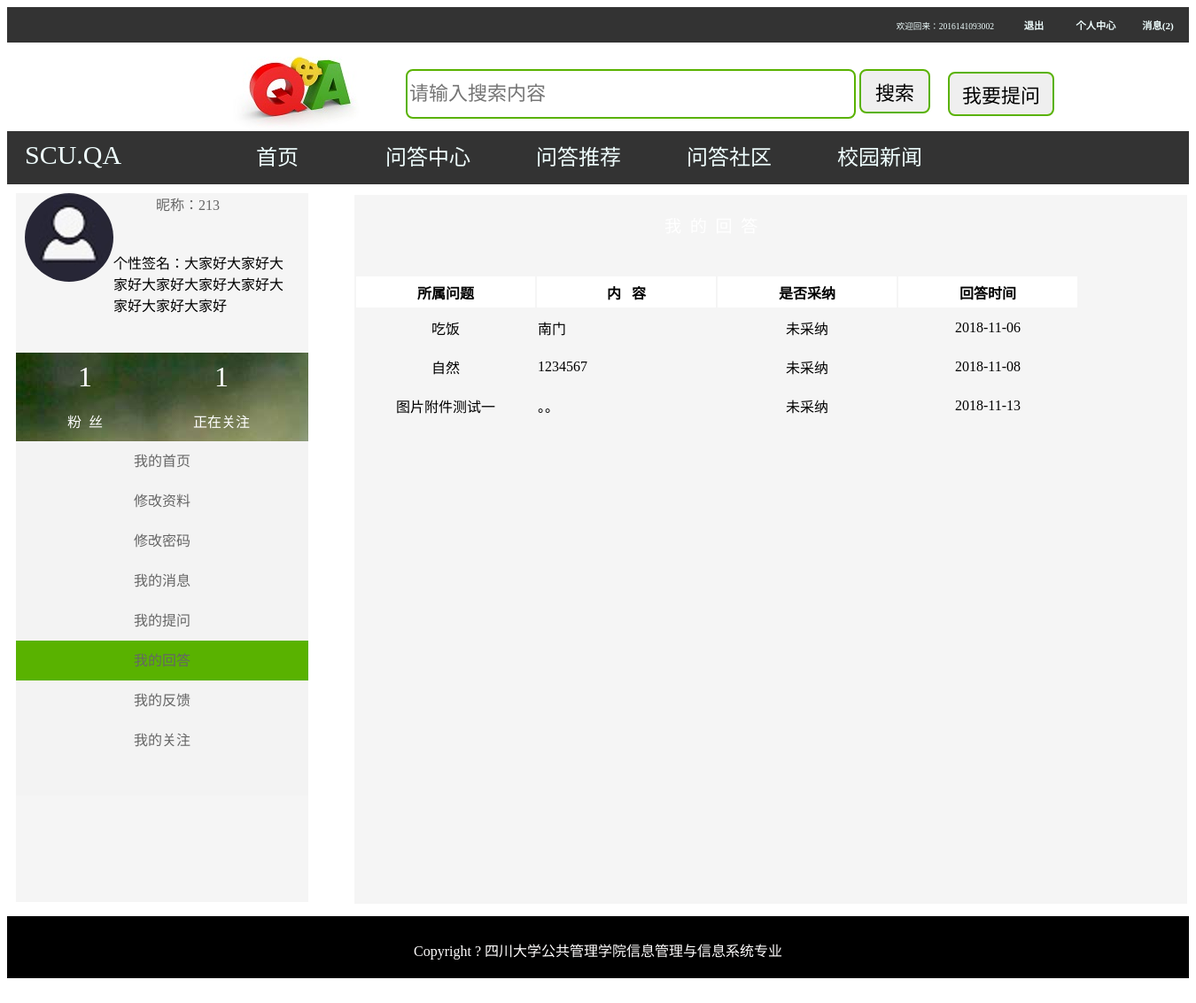
The app's page /my_answer/ (signed in) with its own data.
### QA/models.py (models this page shows)
class User(models.Model):
    gender = (
        ('male', "男"),
        ('female', "女"),
    )
    username = models.CharField(max_length=128, unique=True, primary_key=True)
    password = models.CharField(max_length=256)
    sex = models.CharField(max_length=32, choices=gender, default="男")
    c_time = models.DateTimeField(auto_now=True)
    nickname = models.CharField(max_length=50, blank=True)
    profession = models.CharField(max_length=50, blank=True)
    email = models.EmailField()
    per_signature = models.CharField(max_length=1024,blank=True)
    per_introduction = models.TextField(blank=True)
    uid_qid = models.ManyToManyField(to='Question', through='Question_Favorite', through_fields=('fauthor','question'))
    headshot_img = models.ImageField(upload_to='headshot_img', default='headshot_img/headshot.jpg')

class Answer(models.Model):
    adopt_choices = (
        (0, 'no'),
        (1, 'yes'),
    )
    aauthor = models.ForeignKey(User,on_delete=models.CASCADE)
    qid = models.ForeignKey(Question, on_delete=models.CASCADE)
    acontent = models.TextField(max_length=500)
    a_time = models.DateTimeField(auto_now_add=True)
    adopt=models.SmallIntegerField(default=0,choices=adopt_choices)
    Ans_deal_choices = (
        ('0', '未处理'),
        ('1', '已处理')
    )
    Ans_deal_status = models.IntegerField(default=0, choices=Ans_deal_choices)

class Question(models.Model):
    qauthor = models.ForeignKey(User, on_delete=models.CASCADE)
    ftype = models.ForeignKey(First_type,on_delete=models.CASCADE)
    stype = models.ForeignKey(Second_type,on_delete=models.CASCADE)
    qtitle = models.CharField(max_length=100)
    qcontent = models.TextField(max_length=500)
    q_time = models.DateTimeField(auto_now_add=True)
    q_img = models.ImageField(blank=True, null=True,upload_to='question_img')
    q_file = models.FileField(blank=True, null=True, upload_to='question_file')

### QA/views.py (the view)
    def _get_follow_num(request):
         username = request.session["username"]
         userfollower = models.User_Favorite.objects.filter(follower_id=username)
         userfollower_num = userfollower.count()
         userfollowing = models.User_Favorite.objects.filter(user_id=username)
         userfollowing_num = userfollowing.count()
         return func(request, userfollowing_num, userfollower_num)

### QA/templatetags/filter.py (called while the page is built)
def message_num(username):
    message_num = 0
    if username:
        user = models.User.objects.get(username=username)
        community_apply = models.Community_Apply.objects.filter(community__c_author=user, agree=2)
        message_num = community_apply.count()
    return message_num

### QA/views.py (called while the page is built)
def get_follow_num(func):
    def _get_follow_num(request):
         username = request.session["username"]
         userfollower = models.User_Favorite.objects.filter(follower_id=username)
         userfollower_num = userfollower.count()
         userfollowing = models.User_Favorite.objects.filter(user_id=username)
         userfollowing_num = userfollowing.count()
         return func(request, userfollowing_num, userfollower_num)
    return _get_follow_num

@get_follow_num
def my_answer(request,userfollowing_num,userfollower_num):
    username = request.session["username"]
    user = models.User.objects.get(username=username)
    answer_list = models.Answer.objects.filter(aauthor_id=username)
    return render(request, 'my_answer.html', locals())

### QA/templates/my_answer.html (shortened to what this page needs)
{% extends 'usercenter.html' %}
{% load staticfiles %}
{% block css %}
     <link rel="stylesheet" type="text/css" href="{% static 'css/base.css' %}" >
     <link rel="stylesheet" type="text/css" href="{% static 'css/usercenter.css' %}">
{% endblock %}
{% block content %}
    <div class="user-right">
        <div class="right_top">
            <div class="right_title">我&nbsp;&nbsp;的&nbsp;&nbsp;回&nbsp;&nbsp;答</div>
        </div>
        <table>
            <tr class="tr21">
                <th class="th21">所属问题</th>
                <th class="th21">内&nbsp;&nbsp;&nbsp;容</th>
                <th class="th21" >是否采纳 </th>
                <th class="th21">回答时间 </th>
            </tr>
                {% for answer in answer_list %}
                    <tr>
                         <td class="td21"><a style="text-decoration: none;color: black" href="/detail-{{ answer.qid.id }}/">{{ answer.qid.qtitle }}</a></td>
                         <td class="td22">{{answer.acontent}}</td>
                         {% if answer.adopt == 0%}
                         <td class="td21">未采纳</td>
                         {% else %}
                         <td class="td21">已采纳</td>
                         {% endif %}
                         <td class="td21">{{answer.a_time|date:"Y-m-d"}}</td>
                    </tr>
                {% endfor %}
        </table>
    </div>
{% endblock %}

### QA/templates/usercenter.html (shortened to what this page needs)
{% extends 'base.html' %}
{% load staticfiles %}
{% block left %}
    <div class="user-left">
      <div class="left-top1">
            <div class="top1">
                <div class="top1-1">
                    <a href="/userinfo_reset/"><img src="{{ user.headshot_img.url }}" style="border-radius: 50%"></a>
                </div>
                <div class="top1-2">
                    <a href="/usercenter_index/">昵称：{{ user.nickname }}</a></div>
                <div class="top1-3">
                    <p>{% if user.per_signature %}个性签名：{{ user.per_signature }}{% else %}<a href="/userinfo_reset/">你还没有个性签名，点这添加！</a>{% endif %}</p>
                </div>
            </div>
            <div class="top2" >
                    <table class="table">
                        <tr class="tr">
                            <td class="td1"><a style="color: #fff;text-decoration: none" href="/my_followers/">{{ userfollower_num}}</a></td>
                            <td class="td1"><a style="color: #fff;text-decoration: none"href="/my_followings/">{{ userfollowing_num }}</a></td>
                        </tr>
                        <tr class="tr">
                            <td class="td2">粉&nbsp;&nbsp;丝</td>
                            <td class="td2">正在关注</td>
                        </tr>
                    </table>
            </div>
      </div>
      <div class="left-top2">
                 <li>{%if request.path == '/usercenter_index/'%} <a class="active" href="/usercenter_index/">我的首页</a>{% else %}<a href="/usercenter_index/">我的首页</a>{% endif %}</li>
                 <li>{%if request.path == '/userinfo_reset/'%}<a class="active" href="/userinfo_reset/">修改资料</a>{% else %}<a href="/userinfo_reset/">修改资料</a>{% endif %}</li>
                 <li>{%if request.path == '/password_modify/'%}<a class="active" href="/password_modify/">修改密码</a>{% else %}<a href="/password_modify/">修改密码</a>{% endif %}</li>
                 <li>{%if request.path == '/user_message/'%} <a class="active" href="/user_message/">我的消息</a>{% else %}<a href="/user_message/">我的消息</a>{% endif %}</li>
                 <li>{%if request.path == '/my_question/'%} <a class="active" href="/my_question/">我的提问</a>{% else %}<a href="/my_question/">我的提问</a>{% endif %}</li>
                 <li>{%if request.path == '/my_answer/'%} <a class="active" href="/my_answer/">我的回答</a>{% else %}<a href="/my_answer/">我的回答</a>{% endif %}</li>
                 <li>{%if request.path == '/user_feedback/'%} <a class="active" href="/user_feedback/">我的反馈</a>{% else %}<a href="/user_feedback/">我的反馈</a>{% endif %}</li>
                 <li>{%if request.path == '/my_followers/'%} <a class="active" href="/my_followers/">我的关注</a>{% else %}<a href="/my_followers/">我的关注</a>{% endif %}</li>
      </div>
    </div>
{% endblock left%}

### QA/templates/base.html (shortened to what this page needs)
{% load staticfiles %}
{% load filter %}
<!DOCTYPE html>
<html lang="en">
<head>
    {% block css %}{% endblock %}
</head>
<body>
{% block header_con %}
   <div class="header">
       <div class="header_nav">
                 {% if request.session.is_login  %}
                     <li class="header_nav_list"><h3><a href="/user_message/">消息({{ request.session.username|message_num}})</a></h3></li>
                    <li class="header_nav_list"><h3><a href="/usercenter_index/">个人中心</a></h3></li>
                     <li class="header_nav_list"><h3><a href="/logout/">退出</a></h3></li>
                     <li class="header_nav_list_welcome">欢迎回来：{{request.session.username }}</li>
                 {% else %}
			         <li class="header_nav_list"><h3><a href="/register/">注册</a></h3></li>
                     <li class="header_nav_list"><h3><a href="/login/">登录</a></h3></li>
                 {% endif %}
       </div>
   </div>
<div class="sou-suo">
        <div class="sou-suo-icon">
            <img src="/static/img/logo.jpg/">
        </div>
        <div class="sou-suo-search">
            <form action="/search/" method="get">
                <input type="text" name="q" placeholder="请输入搜索内容" value="" required>
                <button type="submit" >搜索</button>
            </form>
        </div>
        <div class="sou-suo-question">
            <a href="/question/"><button>我要提问</button></a>
        </div>
</div>
<header class="dao-hang">
    <div class="dao-hang2">
        <div class="logo">SCU.QA</div>
        <li class="dao-hang-lie-biao"><a {%if request.path == '/index/'%} class="active"{% endif %}href="/index/">首页</a></li>
        <li class="dao-hang-lie-biao"><a {%if request.path|slice:"5" == '/type'%} class="active"{% endif %}href="/type_all/">问答中心</a></li>
        <li class="dao-hang-lie-biao"><a {%if request.path|slice:"10" == '/recommend'%} class="active"{% endif %}href="/recommend_hot_question/">问答推荐</a></li>
        <li class="dao-hang-lie-biao"><a {%if request.path|slice:"10" == '/community'%} class="active"{% endif %}href="/community_list/">问答社区</a></li>
        <li class="dao-hang-lie-biao"><a {%if request.path == '/xg_news/'%} class="active"{% endif %}href="/xg_news/">校园新闻</a></li>
    </div>
</header>
{% endblock header_con %}
 {% block left %}{% endblock left %}
{% block content %}{% endblock content %}
{% block bottom %}
   <footer class="wei-bu">
    <div class="ban-quan">
        <p>Copyright ? 四川大学公共管理学院信息管理与信息系统专业</p>
    </div>
   </footer>
{% endblock bottom %}
</body>
</html>

### static/css/base.css (style rules this page uses)
.active { background-color: #59B200; }
.header { width:100%; height:40px; background-color: #333; color: azure; min-width:1263px; }
.header_nav { width:100%; height:40px; background-color: #333; }
.header_nav_list { list-style:none; width: 70px; height: 10px; float: right; text-align:center ; line-height: 0px; }
.header_nav_list a { text-decoration:none; color:azure; font-size:60%; }
.header_nav_list_welcome { list-style:none; width: 100%; height: 10px; float: right; margin-right: 220px; text-align:right ; line-height: 23px; color:azure; font-size: 60%; }
.sou-suo { width: 100%; height: 100px; min-width:1263px; }
.sou-suo-icon { float: left; height: 100px; font-family: Arial; font-size: 60%; margin-left: 250px; }
.sou-suo-search { margin-left: 40px; float: left; }
.sou-suo-search input { width: 500px; height: 50px; border: 2px #59B200 solid; border-radius: 8px; margin-top: 30px; font-size: 22px; }
.sou-suo-question { float: left; margin-left: 20px; }
.sou-suo-search button { width: 80px; height: 50px; border: #59B200 2px solid; border-radius: 8px; margin-top: 30px; font-size: 22px; cursor: pointer; }
.sou-suo-question button { width: 120px; height: 50px; border: #59B200 2px solid; border-radius: 8px; margin-top: 33px; font-size: 22px; cursor: pointer; }
.sou-suo-question a { font-size: 22px; text-decoration:none; color:#000000; }
.dao-hang { width: 100%; min-width:1263px; height: 60px; background-color: #333; color: azure; }
.dao-hang2 { width: 1263px; height: 60px; }
.logo { width: 200px; height: 50px; float: left; margin-top: 10px; font-size: 30px; margin-left: 20px; }
.dao-hang-lie-biao { list-style:none; width: 170px; height: 60px; float: left; text-align: center; line-height:60px; }
.dao-hang-lie-biao a { text-decoration:none; display: block; width: 170px; height: 60px; color: azure; font-size:150%; }
.wei-bu { width: 100%; height: 70px; background-color: #222222; position: relative; margin-bottom: 30px; }
.wei-bu .ban-quan { height: 70px; background-color: #000000; margin: 0 auto; line-height: 80px; text-align: center; color: #fffdfd; }

### static/css/usercenter.css (style rules this page uses)
.user-left { width:330px; height:800px; background-color: whitesmoke; margin-left: 10px; }
.left-top1 { width:330px; height:280px; }
.top1 { width:330px; height:150px; position:relative; margin-top: 10px; }
.top1-1 { width:100px; height:100px; margin-left:10px; bottom:0; float:left; border-radius: 50%; }
.top1-2 { height:50px; float:right; margin-right: 100px; }
.top1-2 a { font-size:100%; height:50px; text-decoration: none; color: #666; }
.top1-3 { float:left; height:100px; width:200px; }
.top2 { width:330px; height:100px; background-image: url("/static/img/top2.jpg"); margin-top: 30px; }
.table { height:100px; margin-left: 0px; }
.tr { height:30px; width:300px; }
.td1 { width:150px; height:30px; font-size: 200%; text-align: center; text-decoration: none; color:#fff ; }
.td2 { width:150px; height:30px; text-align: center; text-decoration: none; color:#fff ; }
.left-top2 { width:330px; height:400px; background-color: rgba(236, 236, 236, 0.22); }
.left-top2 li { height: 45px; list-style: none; color: #fff; }
.left-top2 a { height:45px; text-decoration: none; font-size: 100%; margin-bottom: 5px; color: #666; display:block; line-height:45px ; text-align: center; }
.user-right { width:940px; height:800px; left:400px; position: absolute; top:220px; background-color: whitesmoke; }

### QA/templates/my_answer.html (style rules this page uses)
.right_top { background-size:cover;background-image:url('/static/img/right_title.jpg');width: 100%;height: 70px; }
.right_title { padding-top: 20px;color:#fff;width:550px;height:50px;margin-left: 350px;font-size: 120%; }
table { border-style: hidden;margin-top: 20px }
.tr21 { background-color: white;height: 35px }
.th21 { height:25px;width:200px;font-size: 100% }
.td21 { height: 40px;margin-top: 10px;text-align: center }
.td22 { height: 40px;margin-top: 10px;width:200px;overflow: hidden;text-overflow: ellipsis;white-space: nowrap; }

### records on screen
User: session.username|message_num "2", headshot_img (picture), nickname "213", per_signature "大家好大家好大家好大家好大家好大家好大家好大家好大家好"
Answer: qid.qtitle "吃饭", acontent "南门", adopt "未采纳", a_time "2018-11-06"
Answer: qid.qtitle "自然", acontent "1234567", adopt "未采纳", a_time "2018-11-08"
Answer: qid.qtitle "图片附件测试一", acontent "。。", adopt "未采纳", a_time "2018-11-13"

### other values on screen
{{ request.session.username }} "2016141093002"
{{ userfollower_num }} "1"
{{ userfollowing_num }} "1"
